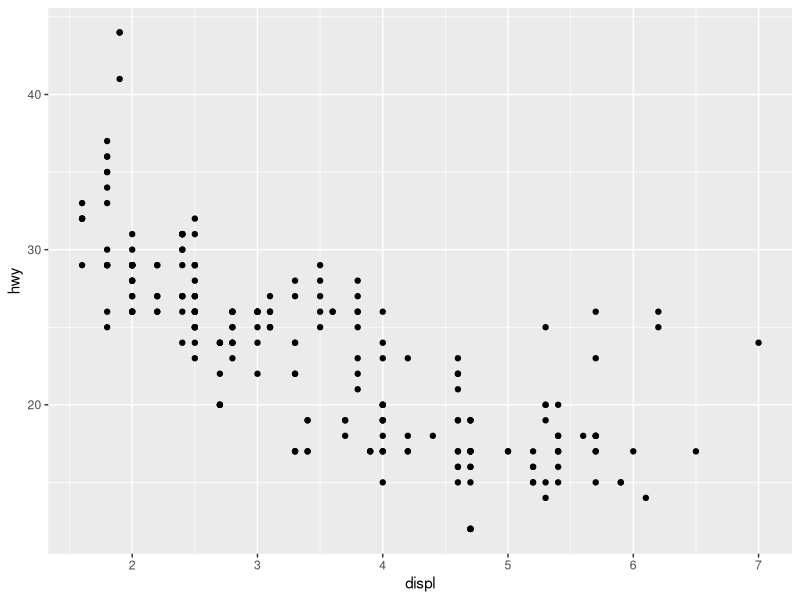
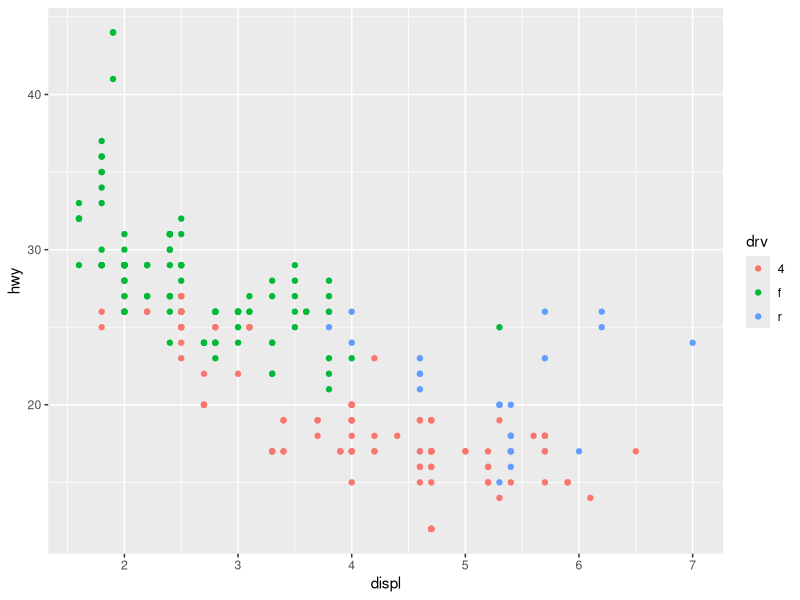
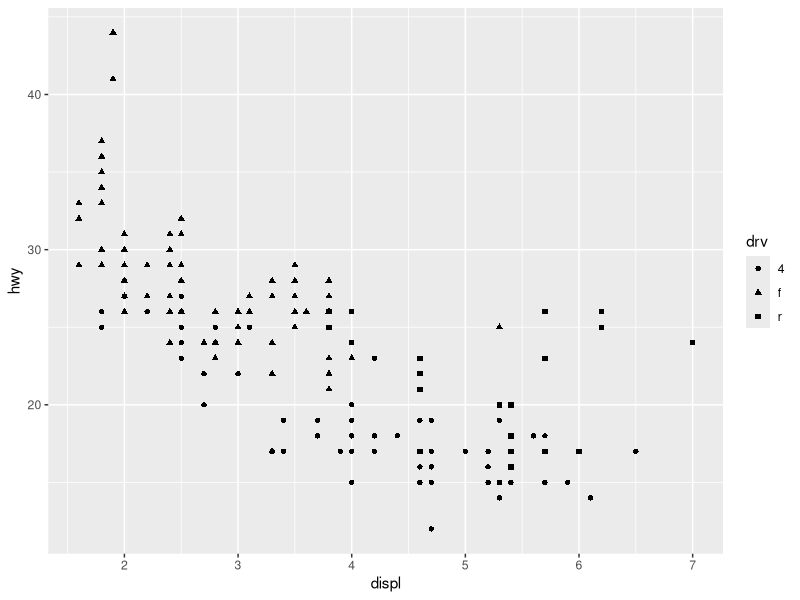
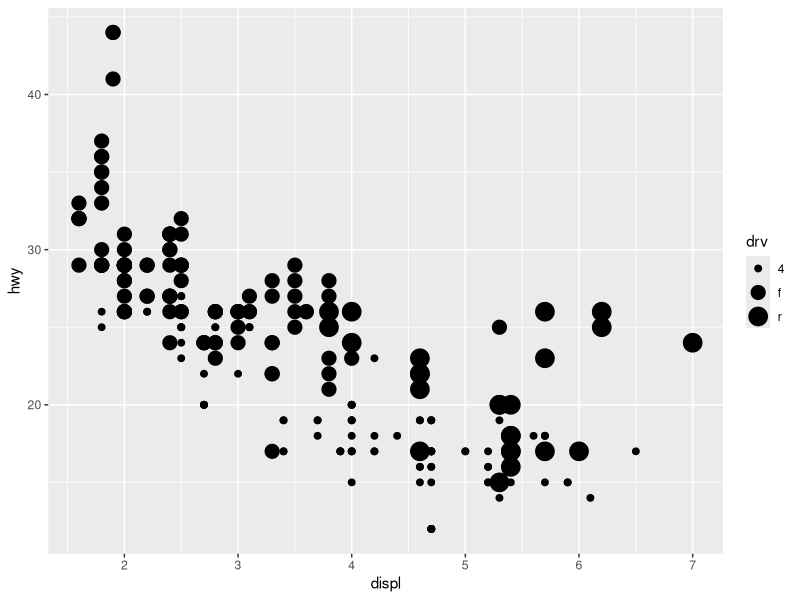
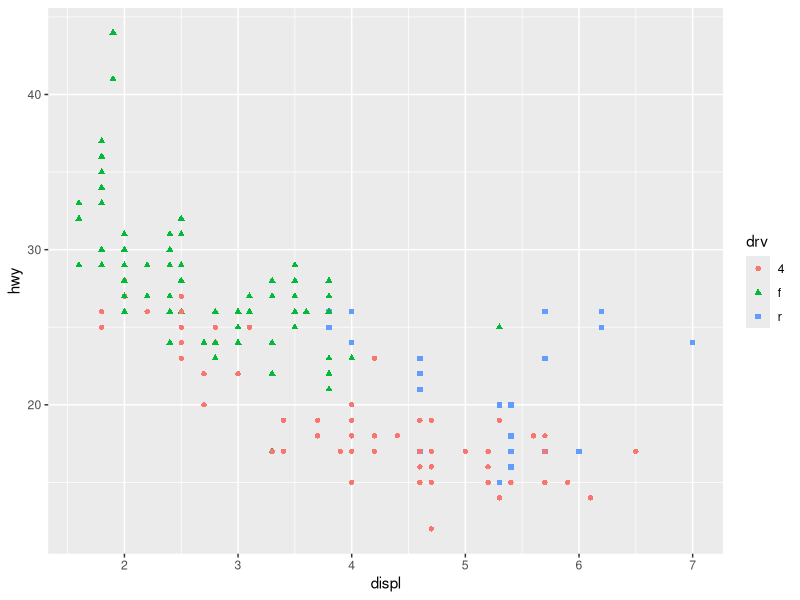
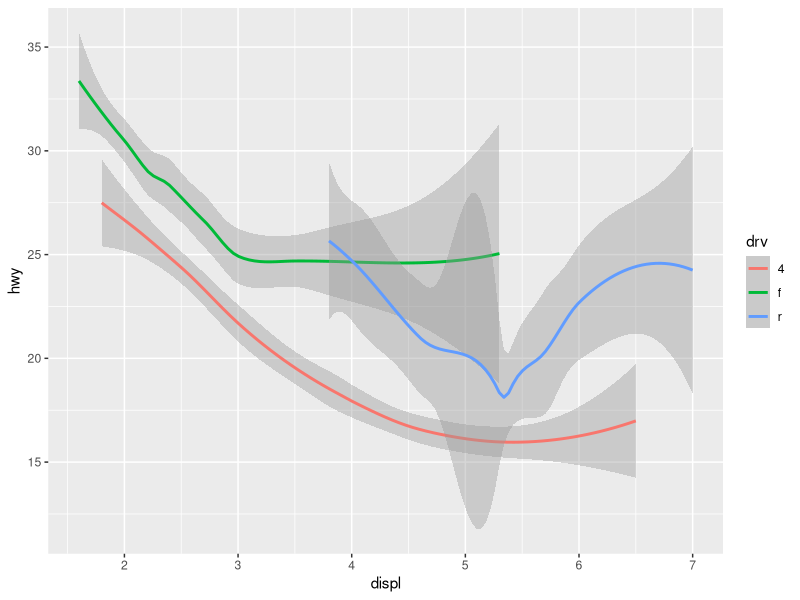
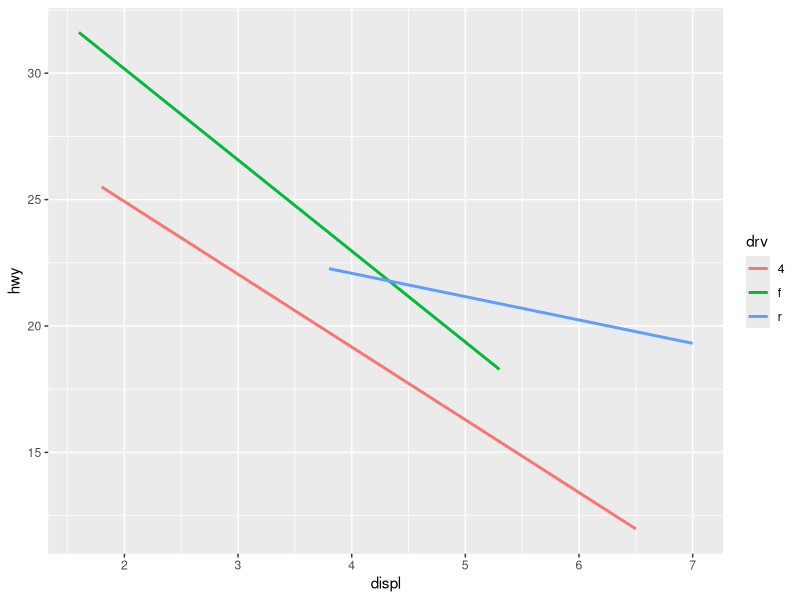
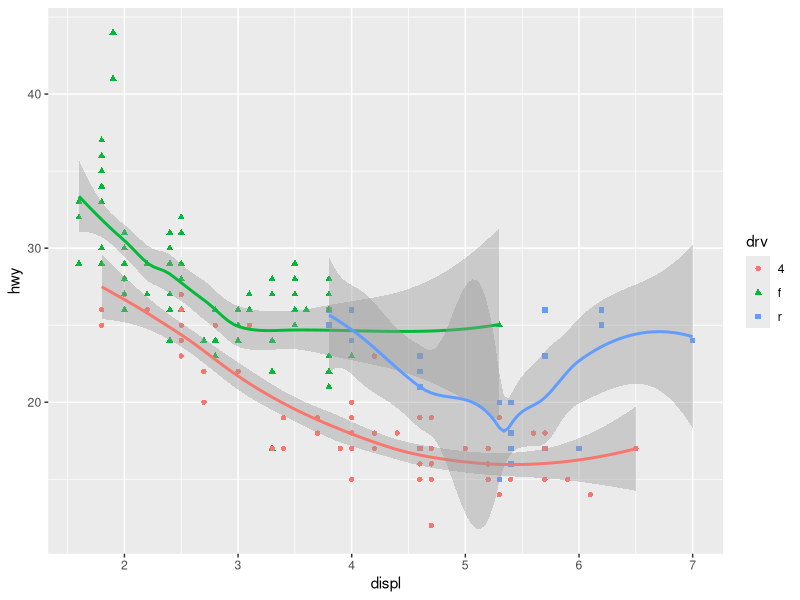

Generate these figures, in order, with R:
## ---- chunk 1
# install.packages('tidyverse'); install.packages('magrittr') 
library(tidyverse); library(magrittr)
## ---- chunk 2
unlist(tapply(mtcars[mtcars$vs == 0, ]$mpg, mtcars[mtcars$vs == 0, ]$cyl, range))
## ---- chunk 3
mtcars0 <- mtcars[mtcars$vs == 0, ]
mt.ranges <- tapply(mtcars0$mpg, mtcars0$cyl, range)

do.call(rbind, mt.ranges)
## ---- chunk 4
mtcars %>% 
  filter(vs == 0) %>% 
  group_by(cyl) %>% 
  summarise(range(mpg), .groups = 'drop')
## ---- chunk 5
mpg ## Dataset from the ggplot2 package
## ---- chunk 6
ggplot(data = mpg) + # base plot
  geom_point(mapping = aes(x = displ, y = hwy)) # specifying points
## ---- chunk 7
ggplot(data = mpg) +
  geom_point(mapping = aes(x = displ, y = hwy, color = drv)) 
## ---- chunk 8
ggplot(data = mpg) +
  geom_point(mapping = aes(x = displ, y = hwy, shape = drv)) 
## ---- chunk 9
ggplot(data = mpg) +
  geom_point(mapping = aes(x = displ, y = hwy, size = drv)) 
## ---- chunk 10
ggplot(data = mpg) +
  geom_point(mapping = aes(x = displ, y = hwy, 
                           shape = drv, color = drv)) 
## ---- chunk 11
ggplot(data = mpg) +
  geom_smooth(mapping = aes(x = displ, y = hwy, color = drv)) 
## ---- chunk 12
ggplot(data = mpg) +
  geom_smooth(mapping = aes(x = displ, y = hwy, color = drv),
              method = 'lm', se = FALSE) # Linear model, no error bars
## ---- chunk 13
ggplot(data = mpg) +
  geom_point(mapping = aes(x = displ, y = hwy,
                            shape = drv, color = drv)) +
  geom_smooth(mapping = aes(x = displ, y = hwy, color = drv),
              show.legend = FALSE) ## Surpress this legend 
## ---- chunk 14
ggplot(data = mpg, 
       aes(x = displ, y = hwy, color = drv) # 'Global' aesthetics
       ) +
  geom_point(aes(shape = drv) # 'Geom specific' aesthetic
             ) +
  geom_smooth(aes(linetype = drv),
              show.legend = FALSE) + # Surpress this legend 
  facet_wrap(~ drv) + # Create subplots by a variable
  labs(title = "Title", subtitle = 'sub', caption = 'caption',
       y = "MPG on Highway", x = "Engine Size (L)") + # Custom Labels
  theme_bw() # New plot theme
## ---- chunk 15
ggplot(mpg, aes(x=class, y=hwy, fill = class)) + # 'Global' aes
  geom_boxplot() + # make a boxplot
  theme_minimal() # 'minimal' theme
## ---- chunk 16
ggplot(mpg, aes(x=class, y=hwy, fill = drv)) + # 'Global' aes
  geom_col() + # make a boxplot
  theme_classic()
## ---- chunk 17
mtcars %>% head()
## ---- chunk 18
## First column as vector
mtcars[,1] 
## or
mtcars[,'mpg']
## or
mtcars$mpg
## or (unnecessarily)
getElement(mtcars, 'mpg')
## ---- chunk 19
head( mtcars[,1, drop = FALSE] )
## ---- chunk 20
head( mtcars[,1:2] )
## ---- chunk 21
## First column as vector
pull(mtcars, 1)
## or with the 'pipe'
mtcars %>% pull(1)
mtcars %>% pull(mpg)
## ---- chunk 22
subset(mtcars, disp >= mean(disp))
## ---- chunk 23
## Multiple filtering options. 
## Equivalent of multiple '&' statements in subset
mtcars %>% 
  filter(disp >= mean(disp),
         carb == 4,
         vs == 0)
## ---- chunk 24
## Subset data.frame
subset(mtcars, carb == 4, select = c(mpg, cyl, carb))

## Subset to vector
subset(mtcars, carb == 4, select = cyl, drop = TRUE)
## ---- chunk 25
## Subset data.frame
mtcars %>% 
  filter(carb == 4) %>% 
  select(mpg, cyl, carb)

## Subset to vector
mtcars %>% 
  filter(carb == 4) %>% 
  pull(cyl)
## ---- chunk 26
tapply(mtcars$mpg, mtcars$cyl, mean)
## ---- chunk 27
mtcars %>% 
  group_by(cyl) %>% 
  summarise(Mean_mpg = mean(mpg))
## ---- chunk 28
mtcars %>% 
  plyr::ddply(~ cyl, .fun = function(set){
    ## linear model for each cly level
    mod <- lm(mpg ~ disp, data = set) 
    
    ## Model coefficients
    coef(mod)
  })
